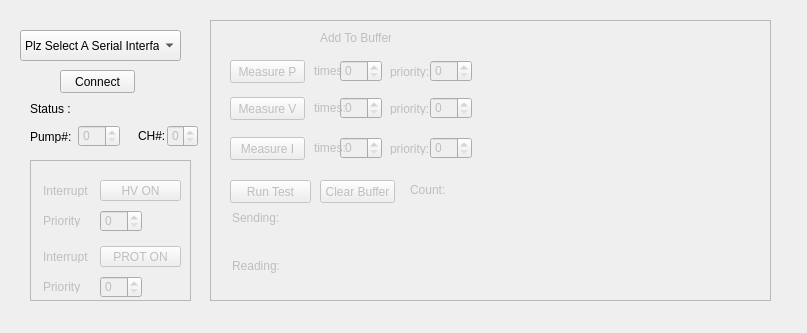
<?xml version="1.0" encoding="UTF-8"?>
<ui version="4.0">
 <class>MainWindow</class>
 <widget class="QMainWindow" name="MainWindow">
  <property name="geometry">
   <rect>
    <x>0</x>
    <y>0</y>
    <width>807</width>
    <height>333</height>
   </rect>
  </property>
  <property name="windowTitle">
   <string>MainWindow</string>
  </property>
  <widget class="QWidget" name="centralWidget">
   <widget class="QComboBox" name="comboBoxSerial">
    <property name="geometry">
     <rect>
      <x>20</x>
      <y>30</y>
      <width>161</width>
      <height>31</height>
     </rect>
    </property>
    <item>
     <property name="text">
      <string>Plz Select A Serial Interface</string>
     </property>
    </item>
   </widget>
   <widget class="QPushButton" name="pushButton_SerialConnect">
    <property name="geometry">
     <rect>
      <x>60</x>
      <y>70</y>
      <width>75</width>
      <height>23</height>
     </rect>
    </property>
    <property name="text">
     <string>Connect</string>
    </property>
   </widget>
   <widget class="QLabel" name="label">
    <property name="geometry">
     <rect>
      <x>30</x>
      <y>102</y>
      <width>47</width>
      <height>13</height>
     </rect>
    </property>
    <property name="text">
     <string>Status :</string>
    </property>
   </widget>
   <widget class="QLabel" name="connectionStatus">
    <property name="geometry">
     <rect>
      <x>80</x>
      <y>100</y>
      <width>111</width>
      <height>16</height>
     </rect>
    </property>
    <property name="text">
     <string/>
    </property>
   </widget>
   <widget class="QFrame" name="frameInterrupt">
    <property name="enabled">
     <bool>false</bool>
    </property>
    <property name="geometry">
     <rect>
      <x>30</x>
      <y>160</y>
      <width>161</width>
      <height>141</height>
     </rect>
    </property>
    <property name="frameShape">
     <enum>QFrame::StyledPanel</enum>
    </property>
    <property name="frameShadow">
     <enum>QFrame::Raised</enum>
    </property>
    <widget class="QPushButton" name="pushButton_2">
     <property name="geometry">
      <rect>
       <x>70</x>
       <y>20</y>
       <width>81</width>
       <height>21</height>
      </rect>
     </property>
     <property name="text">
      <string>HV ON</string>
     </property>
    </widget>
    <widget class="QLabel" name="label_3">
     <property name="geometry">
      <rect>
       <x>13</x>
       <y>24</y>
       <width>47</width>
       <height>13</height>
      </rect>
     </property>
     <property name="text">
      <string>Interrupt</string>
     </property>
    </widget>
    <widget class="QLabel" name="label_4">
     <property name="geometry">
      <rect>
       <x>13</x>
       <y>54</y>
       <width>47</width>
       <height>13</height>
      </rect>
     </property>
     <property name="text">
      <string>Priority</string>
     </property>
    </widget>
    <widget class="QSpinBox" name="spinBox">
     <property name="geometry">
      <rect>
       <x>70</x>
       <y>50</y>
       <width>42</width>
       <height>22</height>
      </rect>
     </property>
    </widget>
    <widget class="QLabel" name="label_14">
     <property name="geometry">
      <rect>
       <x>13</x>
       <y>90</y>
       <width>47</width>
       <height>13</height>
      </rect>
     </property>
     <property name="text">
      <string>Interrupt</string>
     </property>
    </widget>
    <widget class="QPushButton" name="pushButton_6">
     <property name="geometry">
      <rect>
       <x>70</x>
       <y>86</y>
       <width>81</width>
       <height>21</height>
      </rect>
     </property>
     <property name="text">
      <string>PROT ON</string>
     </property>
    </widget>
    <widget class="QSpinBox" name="spinBox_8">
     <property name="geometry">
      <rect>
       <x>70</x>
       <y>116</y>
       <width>42</width>
       <height>22</height>
      </rect>
     </property>
    </widget>
    <widget class="QLabel" name="label_15">
     <property name="geometry">
      <rect>
       <x>13</x>
       <y>120</y>
       <width>47</width>
       <height>13</height>
      </rect>
     </property>
     <property name="text">
      <string>Priority</string>
     </property>
    </widget>
   </widget>
   <widget class="QFrame" name="frame_Monitor">
    <property name="enabled">
     <bool>false</bool>
    </property>
    <property name="geometry">
     <rect>
      <x>210</x>
      <y>20</y>
      <width>561</width>
      <height>281</height>
     </rect>
    </property>
    <property name="frameShape">
     <enum>QFrame::StyledPanel</enum>
    </property>
    <property name="frameShadow">
     <enum>QFrame::Raised</enum>
    </property>
    <widget class="QLabel" name="label_5">
     <property name="geometry">
      <rect>
       <x>110</x>
       <y>10</y>
       <width>71</width>
       <height>16</height>
      </rect>
     </property>
     <property name="text">
      <string>Add To Buffer</string>
     </property>
    </widget>
    <widget class="QPushButton" name="pushButton_3">
     <property name="geometry">
      <rect>
       <x>20</x>
       <y>40</y>
       <width>75</width>
       <height>23</height>
      </rect>
     </property>
     <property name="text">
      <string>Measure P</string>
     </property>
    </widget>
    <widget class="QLabel" name="label_6">
     <property name="geometry">
      <rect>
       <x>104</x>
       <y>43</y>
       <width>31</width>
       <height>16</height>
      </rect>
     </property>
     <property name="text">
      <string>times:</string>
     </property>
    </widget>
    <widget class="QLabel" name="label_7">
     <property name="geometry">
      <rect>
       <x>180</x>
       <y>45</y>
       <width>47</width>
       <height>13</height>
      </rect>
     </property>
     <property name="text">
      <string>priority:</string>
     </property>
    </widget>
    <widget class="QSpinBox" name="spinBox_2">
     <property name="geometry">
      <rect>
       <x>130</x>
       <y>40</y>
       <width>42</width>
       <height>22</height>
      </rect>
     </property>
    </widget>
    <widget class="QSpinBox" name="spinBox_3">
     <property name="geometry">
      <rect>
       <x>220</x>
       <y>40</y>
       <width>42</width>
       <height>22</height>
      </rect>
     </property>
    </widget>
    <widget class="QSpinBox" name="spinBox_4">
     <property name="geometry">
      <rect>
       <x>130</x>
       <y>77</y>
       <width>42</width>
       <height>22</height>
      </rect>
     </property>
    </widget>
    <widget class="QSpinBox" name="spinBox_5">
     <property name="geometry">
      <rect>
       <x>220</x>
       <y>77</y>
       <width>42</width>
       <height>22</height>
      </rect>
     </property>
    </widget>
    <widget class="QLabel" name="label_8">
     <property name="geometry">
      <rect>
       <x>180</x>
       <y>82</y>
       <width>47</width>
       <height>13</height>
      </rect>
     </property>
     <property name="text">
      <string>priority:</string>
     </property>
    </widget>
    <widget class="QPushButton" name="pushButton_4">
     <property name="geometry">
      <rect>
       <x>20</x>
       <y>77</y>
       <width>75</width>
       <height>23</height>
      </rect>
     </property>
     <property name="text">
      <string>Measure V</string>
     </property>
    </widget>
    <widget class="QLabel" name="label_9">
     <property name="geometry">
      <rect>
       <x>104</x>
       <y>80</y>
       <width>31</width>
       <height>16</height>
      </rect>
     </property>
     <property name="text">
      <string>times:</string>
     </property>
    </widget>
    <widget class="QSpinBox" name="spinBox_6">
     <property name="geometry">
      <rect>
       <x>130</x>
       <y>117</y>
       <width>42</width>
       <height>22</height>
      </rect>
     </property>
    </widget>
    <widget class="QSpinBox" name="spinBox_7">
     <property name="geometry">
      <rect>
       <x>220</x>
       <y>117</y>
       <width>42</width>
       <height>22</height>
      </rect>
     </property>
    </widget>
    <widget class="QLabel" name="label_10">
     <property name="geometry">
      <rect>
       <x>180</x>
       <y>122</y>
       <width>47</width>
       <height>13</height>
      </rect>
     </property>
     <property name="text">
      <string>priority:</string>
     </property>
    </widget>
    <widget class="QPushButton" name="pushButton_5">
     <property name="geometry">
      <rect>
       <x>20</x>
       <y>117</y>
       <width>75</width>
       <height>23</height>
      </rect>
     </property>
     <property name="text">
      <string>Measure I</string>
     </property>
    </widget>
    <widget class="QLabel" name="label_11">
     <property name="geometry">
      <rect>
       <x>104</x>
       <y>120</y>
       <width>31</width>
       <height>16</height>
      </rect>
     </property>
     <property name="text">
      <string>times:</string>
     </property>
    </widget>
    <widget class="QLabel" name="label_Sending">
     <property name="geometry">
      <rect>
       <x>22</x>
       <y>190</y>
       <width>51</width>
       <height>16</height>
      </rect>
     </property>
     <property name="text">
      <string>Sending:</string>
     </property>
    </widget>
    <widget class="QLabel" name="label_MessageSent">
     <property name="geometry">
      <rect>
       <x>70</x>
       <y>190</y>
       <width>471</width>
       <height>16</height>
      </rect>
     </property>
     <property name="text">
      <string/>
     </property>
    </widget>
    <widget class="QLabel" name="label_Reading">
     <property name="geometry">
      <rect>
       <x>22</x>
       <y>238</y>
       <width>51</width>
       <height>16</height>
      </rect>
     </property>
     <property name="text">
      <string>Reading:</string>
     </property>
    </widget>
    <widget class="QLabel" name="label_MessageRead">
     <property name="geometry">
      <rect>
       <x>70</x>
       <y>238</y>
       <width>471</width>
       <height>16</height>
      </rect>
     </property>
     <property name="text">
      <string/>
     </property>
    </widget>
    <widget class="QLabel" name="label_20">
     <property name="geometry">
      <rect>
       <x>240</x>
       <y>160</y>
       <width>41</width>
       <height>20</height>
      </rect>
     </property>
     <property name="text">
      <string/>
     </property>
    </widget>
    <widget class="QLabel" name="label_19">
     <property name="geometry">
      <rect>
       <x>200</x>
       <y>160</y>
       <width>41</width>
       <height>20</height>
      </rect>
     </property>
     <property name="text">
      <string>Count:</string>
     </property>
    </widget>
    <widget class="QPushButton" name="pushButton">
     <property name="geometry">
      <rect>
       <x>110</x>
       <y>160</y>
       <width>75</width>
       <height>23</height>
      </rect>
     </property>
     <property name="text">
      <string>Clear Buffer</string>
     </property>
    </widget>
    <widget class="QPushButton" name="pushButton_7">
     <property name="geometry">
      <rect>
       <x>20</x>
       <y>160</y>
       <width>81</width>
       <height>23</height>
      </rect>
     </property>
     <property name="text">
      <string>Run Test</string>
     </property>
    </widget>
    <widget class="QLabel" name="label_MsgSnt">
     <property name="geometry">
      <rect>
       <x>70</x>
       <y>213</y>
       <width>471</width>
       <height>16</height>
      </rect>
     </property>
     <property name="text">
      <string/>
     </property>
    </widget>
    <widget class="QLabel" name="label_MsgRd">
     <property name="geometry">
      <rect>
       <x>70</x>
       <y>262</y>
       <width>471</width>
       <height>16</height>
      </rect>
     </property>
     <property name="text">
      <string/>
     </property>
    </widget>
   </widget>
   <widget class="QLabel" name="label_21">
    <property name="geometry">
     <rect>
      <x>30</x>
      <y>130</y>
      <width>47</width>
      <height>13</height>
     </rect>
    </property>
    <property name="text">
     <string>Pump#:</string>
    </property>
   </widget>
   <widget class="QSpinBox" name="spinBox_9">
    <property name="enabled">
     <bool>false</bool>
    </property>
    <property name="geometry">
     <rect>
      <x>78</x>
      <y>125</y>
      <width>42</width>
      <height>22</height>
     </rect>
    </property>
   </widget>
   <widget class="QLabel" name="label_22">
    <property name="geometry">
     <rect>
      <x>138</x>
      <y>128</y>
      <width>31</width>
      <height>16</height>
     </rect>
    </property>
    <property name="text">
     <string>CH#:</string>
    </property>
   </widget>
   <widget class="QSpinBox" name="spinBox_10">
    <property name="enabled">
     <bool>false</bool>
    </property>
    <property name="geometry">
     <rect>
      <x>167</x>
      <y>125</y>
      <width>31</width>
      <height>22</height>
     </rect>
    </property>
   </widget>
  </widget>
 </widget>
 <layoutdefault spacing="6" margin="11"/>
 <resources/>
 <connections/>
</ui>
